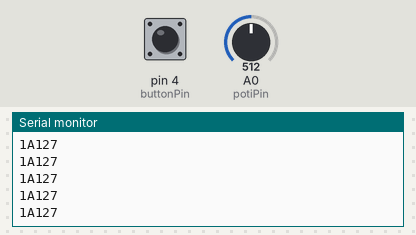
The sketch below on a simulated Arduino Uno, built with avr-gcc and run on an emulated ATmega328P. Shown: the last lines printed to the serial monitor. The inputs (shaded band) are chosen by the test bench; at power-on: A0 (potiPin) = 512, pin 4 (buttonPin) LOW.

Above: at 1.2 s.
1.3 s: A0 (potiPin) set to 716
At 2.0 s:
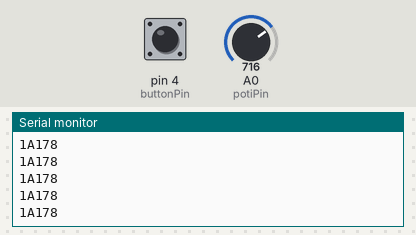
2.8 s: A0 (potiPin) set to 306
At 3.5 s:
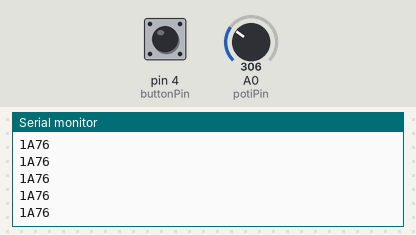
5.8 s: pin 4 (buttonPin) pulled HIGH for 0.15 s
Timing chart, 0 to 8.8 s (numbered marks = the images above; inputs shaded):
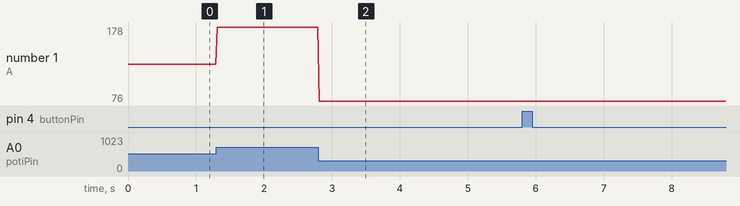

Measured:
- after the input at 1.3 s, the serial monitor: prints a new line at once (image 1)
- after the input at 2.8 s, the serial monitor: prints a new line at once (image 2)
- plotted number 1: 127 → 178 after the input at 1.3 s, 178 → 76 after the input at 2.8 s

The sketch:

Arduino2Sensors.ino
```cpp
const int potiPin = A0;
const int buttonPin = 4;

int serialValue = 0;
int buttonState = 0;

void setup() {
  pinMode(potiPin, INPUT);
  pinMode(buttonPin, INPUT);

  Serial.begin(9600);


}

void loop() {
  serialValue = analogRead(potiPin);
  serialValue = map(serialValue, 0, 1023, 0, 255);

  buttonState = digitalRead(buttonPin);

  String value1 = "";
  String value2 = (String)serialValue;

  //BUTTON VALUE
  if (buttonState == HIGH) {
    value1 = "0";
  } else {
    value1 = "1";
  }

  /*
  //POTI VALUE
  Serial.write((byte)serialValue); */

  String out = "";
  out = value1 + "A" + value2;
  Serial.println(out);

  /*
  Serial.write(value1));
  Serial.write(value2);
  Serial.write((byte)'\n');
  Serial.write("hello world");
  */

  delay(20);


}
```
